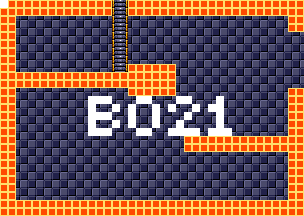

The image is a tile-based game level rendered from a .tmx file. Its description and source (layers, tilesets, objects; grid data summarised) follow:
An orthogonal 38x27 tile map with 8x8 px tiles, 4 tile layers (background, foreground, room numbers, Objects), 15 tilesets.

<map version="1.5" tiledversion="1.7.1" orientation="orthogonal" renderorder="right-down" width="38" height="27" tilewidth="8" tileheight="8" infinite="0" nextlayerid="11" nextobjectid="1">
 <tileset firstgid="1" source="tilesheets/tsKarniMata.tsx" />
 <tileset firstgid="1025" source="tilesheets/tsVoodooWasp.tsx" />
 <tileset firstgid="2049" source="tilesheets/tsBurial.tsx" />
 <tileset firstgid="3073" source="tilesheets/tsBlueTemple.tsx" />
 <tileset firstgid="4097" source="tilesheets/tsGoddess.tsx" />
 <tileset firstgid="5121" source="tilesheets/tsKonark.tsx" />
 <tileset firstgid="6145" name="sEnemies" tilewidth="8" tileheight="8" tilecount="1024" columns="32">
  <image source="../grapx/tilesheets/sObjects.bmp" trans="ff94ff" width="256" height="256" />
 </tileset>
 <tileset firstgid="7169" source="tilesheets/tsIceTemple.tsx" />
 <tileset firstgid="8193" source="tilesheets/tsLavaArea.tsx" />
 <tileset firstgid="9217" source="tilesheets/tsBossArea.tsx" />
 <tileset firstgid="10241" source="tilesheets/tsPegu.tsx" />
 <tileset firstgid="11265" source="tilesheets/sTiwanakuTemple.tsx" />
 <tileset firstgid="12289" source="tilesheets/sIndraTemple.tsx" />
 <tileset firstgid="13313" source="tilesheets/sTeleport.tsx" />
 <tileset firstgid="14337" source="tilesheets/sObjects.tsx" />
 <layer id="2" name="background" width="38" height="27">
  <data>[1026 cells, 1026 non-empty, 2 distinct tile ids]</data>
 </layer>
 <layer id="1" name="foreground" width="38" height="27">
  <data>[1026 cells, 322 non-empty, 3 distinct tile ids]</data>
 </layer>
 <layer id="7" name="room numbers" width="38" height="27">
  <data>[1026 cells, 42 non-empty, 1 distinct tile ids]</data>
 </layer>
 <layer id="10" name="Objects" width="38" height="27">
  <data>[1026 cells, 0 non-empty, 0 distinct tile ids]</data>
 </layer>
</map>
